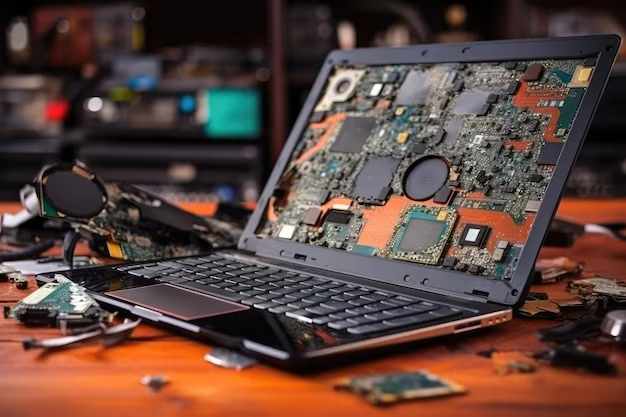
#> input picture packages/@aws-prototyping/fraud-detection/app/detect_ai_generated/laptop-generated.png, 626 x 417 px
$ jupyter execute --allow-errors train-model.ipynb   (shell and % lines are left out)
#> lines starting #> are read from the running program, lines starting #| are printed output that depends on the picture
# Training an image classifier to detect AI generated images

Based on the research here: https://arxiv.org/pdf/2303.14126v1.pdf

Dataset: https://www.kaggle.com/datasets/birdy654/cifake-real-and-ai-generated-synthetic-images

Dataset attribution:

Krizhevsky, A., & Hinton, G. (2009). Learning multiple layers of features from tiny images.

Bird, J.J. and Lotfi, A., 2024. CIFAKE: Image Classification and Explainable Identification of AI-Generated Synthetic Images. IEEE Access.

Real images are from Krizhevsky & Hinton (2009), fake images are from Bird & Lotfi (2024). The Bird & Lotfi study is available here https://ieeexplore.ieee.org/abstract/document/10409290

# Pre-Requisite Activities

NOTE: If you are running this Notebook on an ARM device, it must be built from source as per this Github issue: https://github.com/apache/mxnet/issues/19234#issuecomment-699571539

Step 1: Download the dataaset from https://www.kaggle.com/datasets/birdy654/cifake-real-and-ai-generated-synthetic-images

Step 2: Unzip dataset into /data folder

## Install pre-requisites and convert dataset to RecordIO format

[cell 1]
import boto3
import sagemaker,os
from sagemaker import get_execution_role
from sagemaker.amazon.amazon_estimator import get_image_uri

#> (the rest of this cell did not finish here and is left out)

## Train Image Classifier

NOTE: This could take a few hours to complete.

[cell 2]
def count_files_in_directory(directory):
    count = 0
    for dirpath, dirnames, filenames in os.walk(directory):
        count += len(filenames)
    return count


#> (the rest of this cell did not finish here and is left out)

## Create Sagemaker Endpoint

#> (a cell that did not finish here is left out)

## Prediction

[cell 4]
import numpy as np
from PIL import Image
import io

def load_and_preprocess_image(image_path):
    # Load and resize the image using PIL
#> called with image_path = 'laptop-generated.png'
    with Image.open(image_path) as img:
#> img is the input picture: PIL image 626x417 RGB; mean R, G, B 92.5, 68, 61
        img_resized = img.resize((32, 32))
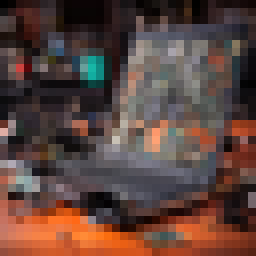
#> img_resized: PIL image 32x32 RGB (shown 8 times larger); mean R, G, B 92.6, 68.1, 61.1

    # Convert to numpy array and normalize
    img_array = np.array(img_resized)
    img_array = img_array.astype(np.float32) / 255

    # Change the shape of the array to CHW from HWC
    img_array = np.transpose(img_array, (2, 0, 1))
    img_array = np.expand_dims(img_array, axis=0)

    # Convert to byte stream
    img_byte_stream = io.BytesIO()
    np.save(img_byte_stream, img_array)

    return img_byte_stream.getvalue()

image_path = 'laptop-generated.png'
image_payload = load_and_preprocess_image(image_path)

#> (the rest of this cell did not finish here and is left out)
